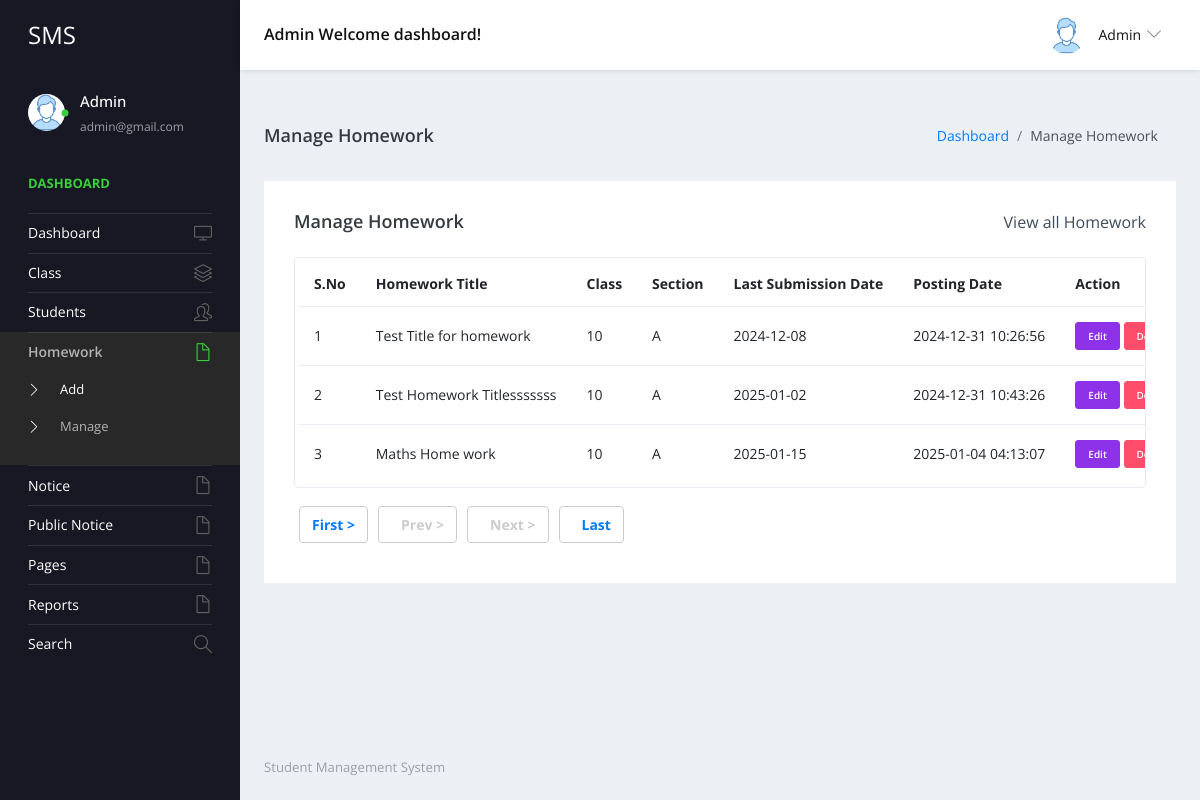
/studentms/admin/manage-homeworks.php (signed in), run on the app's committed database.
### tables this page shows
CREATE TABLE `tblhomework` (
  `id` int(11) NOT NULL,
  `homeworkTitle` mediumtext DEFAULT NULL,
  `classId` int(11) DEFAULT NULL,
  `homeworkDescription` longtext DEFAULT NULL,
  `postingDate` timestamp NULL DEFAULT current_timestamp(),
  `lastDateofSubmission` date DEFAULT NULL
);

CREATE TABLE `tblclass` (
  `ID` int(5) NOT NULL,
  `ClassName` varchar(50) DEFAULT NULL,
  `Section` varchar(20) DEFAULT NULL,
  `CreationDate` timestamp NULL DEFAULT current_timestamp()
);

### studentms/admin/manage-homeworks.php (the view, shortened to what this page needs)
<?php
include('includes/dbconnection.php');
if (strlen($_SESSION['sturecmsaid']==0)) {
  header('location:logout.php');
  } else{
?>
<!DOCTYPE html>
<html lang="en">
  <head>
    <link rel="stylesheet" href="vendors/simple-line-icons/css/simple-line-icons.css">
    <link rel="stylesheet" href="vendors/flag-icon-css/css/flag-icon.min.css">
    <link rel="stylesheet" href="vendors/css/vendor.bundle.base.css">
    <link rel="stylesheet" href="./vendors/daterangepicker/daterangepicker.css">
    <link rel="stylesheet" href="./vendors/chartist/chartist.min.css">
    <link rel="stylesheet" href="./css/style.css">
  </head>
  <body>
    <div class="container-scroller">
     <?php include_once('includes/header.php');?>
      <div class="container-fluid page-body-wrapper">
        <?php include_once('includes/sidebar.php');?>
        <div class="main-panel">
          <div class="content-wrapper">
             <div class="page-header">
              <h3 class="page-title"> Manage Homework </h3>
              <nav aria-label="breadcrumb">
                <ol class="breadcrumb">
                  <li class="breadcrumb-item"><a href="dashboard.php">Dashboard</a></li>
                  <li class="breadcrumb-item active" aria-current="page"> Manage Homework</li>
                </ol>
              </nav>
            </div>
            <div class="row">
              <div class="col-md-12 grid-margin stretch-card">
                <div class="card">
                  <div class="card-body">
                    <div class="d-sm-flex align-items-center mb-4">
                      <h4 class="card-title mb-sm-0">Manage Homework</h4>
                      <a href="#" class="text-dark ml-auto mb-3 mb-sm-0"> View all Homework</a>
                    </div>
                    <div class="table-responsive border rounded p-1">
                      <table class="table">
                        <thead>
                          <tr>
                            <th class="font-weight-bold">S.No</th>
                            <th class="font-weight-bold">Homework Title</th>
                            <th class="font-weight-bold">Class</th>
                            <th class="font-weight-bold">Section</th>
                            <th class="font-weight-bold">Last Submission Date</th>
                            <th class="font-weight-bold">Posting Date</th>
                            <th class="font-weight-bold">Action</th>
                          </tr>
                        </thead>
                        <tbody>
                           <?php
                           if (isset($_GET['pageno'])) {
            $pageno = $_GET['pageno'];
        } else {
            $pageno = 1;
        }
        $no_of_records_per_page =15;
 if (isset($_GET['page_no']) && $_GET['page_no']!="") {
  $page_no = $_GET['page_no'];
  } else {
    $page_no = 1;
        }
  $total_records_per_page = 10;
    $offset = ($page_no-1) * $total_records_per_page;
       $ret = "SELECT ID FROM tblhomework";
$query1 = $dbh -> prepare($ret);
$query1->execute();
$total_rows=$query1->rowCount();
$total_pages = ceil($total_rows / $no_of_records_per_page);
$sql="SELECT tblclass.ID,tblclass.ClassName,tblclass.Section,tblhomework.homeworkTitle,tblhomework.postingDate,tblhomework.lastDateofSubmission,tblhomework.id as hwid from tblhomework join tblclass on tblclass.ID=tblhomework.classId LIMIT $offset, $no_of_records_per_page";
$query = $dbh -> prepare($sql);
$query->execute();
$results=$query->fetchAll(PDO::FETCH_OBJ);
$cnt=1;
if($query->rowCount() > 0)
{
foreach($results as $row)
{               ?>
                          <tr>
                            <td><?php echo htmlentities($cnt);?></td>
                            <td><?php  echo htmlentities($row->homeworkTitle);?></td>
                            <td><?php  echo htmlentities($row->ClassName);?></td>
                            <td><?php  echo htmlentities($row->Section);?></td>
                             <td><?php  echo htmlentities($row->lastDateofSubmission);?></td>
                            <td><?php  echo htmlentities($row->postingDate);?></td>
                            <td>
                              <div><a href="edit-homework.php?hwid=<?php echo htmlentities ($row->hwid);?>" class="btn btn-info btn-xs"  target="blank">Edit</a>
                                               <a href="manage-homeworks.php?delid=<?php echo ($row->hwid);?>" onclick="return confirm('Do you really want to Delete ?');" class="btn btn-danger btn-xs"> Delete</a>
                                             </div>
                            </td>
                          </tr><?php $cnt=$cnt+1;}} else {?>
                            <tr>
                              <th colspan="4" style="color:red;">No Record Found</th>
                            </tr>
                          <?php } ?>
                        </tbody>
                      </table>
                    </div>
                   <div align="left" class="mt-4">
    <ul class="pagination" >
        <li><a href="?pageno=1"><strong>First ></strong></a></li>
        <li class="<?php if($pageno <= 1){ echo 'disabled'; } ?>">
            <a href="<?php if($pageno <= 1){ echo '#'; } else { echo "?pageno=".($pageno - 1); } ?>"><strong style="padding-left: 10px">Prev ></strong></a>
        </li>
        <li class="<?php if($pageno >= $total_pages){ echo 'disabled'; } ?>">
            <a href="<?php if($pageno >= $total_pages){ echo '#'; } else { echo "?pageno=".($pageno + 1); } ?>"><strong style="padding-left: 10px">Next ></strong></a>
        </li>
        <li><a href="?pageno=<?php echo $total_pages; ?>"><strong style="padding-left: 10px">Last</strong></a></li>
    </ul>
</div>
                  </div>
                </div>
              </div>
            </div>
          </div>
         <?php include_once('includes/footer.php');?>
        </div>
      </div>
    </div>
  </body>
</html><?php }  ?>

### studentms/admin/includes/header.php (shortened to what this page needs)
 <nav class="navbar default-layout-navbar col-lg-12 col-12 p-0 fixed-top d-flex flex-row">
        <div class="navbar-brand-wrapper d-flex align-items-center">
          <a class="navbar-brand brand-logo" href="dashboard.php">
            <strong style="color: white;">SMS</strong>
          </a>
        </div><?php
         $aid= $_SESSION['sturecmsaid'];
$sql="SELECT * from tbladmin where ID=:aid";
$query = $dbh -> prepare($sql);
$query->bindParam(':aid',$aid,PDO::PARAM_STR);
$query->execute();
$results=$query->fetchAll(PDO::FETCH_OBJ);
$cnt=1;
if($query->rowCount() > 0)
{
foreach($results as $row)
{               ?>
        <div class="navbar-menu-wrapper d-flex align-items-center flex-grow-1">
          <h5 class="mb-0 font-weight-medium d-none d-lg-flex"><?php  echo htmlentities($row->AdminName);?> Welcome dashboard!</h5>
          <ul class="navbar-nav navbar-nav-right ml-auto">
            <li class="nav-item dropdown d-none d-xl-inline-flex user-dropdown">
              <a class="nav-link dropdown-toggle" id="UserDropdown" href="#" data-toggle="dropdown" aria-expanded="false">
                <img class="img-xs rounded-circle ml-2" src="images/faces/face8.jpg" alt="Profile image"> <span class="font-weight-normal"> <?php  echo htmlentities($row->AdminName);?> </span></a>
                <?php $cnt=$cnt+1;}} ?>
            </li>
          </ul>
        </div>
      </nav>

### studentms/admin/includes/sidebar.php (shortened to what this page needs)
<nav class="sidebar sidebar-offcanvas" id="sidebar">
          <ul class="nav">
            <li class="nav-item nav-profile">
              <a href="#" class="nav-link">
                <div class="profile-image">
                  <img class="img-xs rounded-circle" src="images/faces/face8.jpg" alt="profile image">
                  <div class="dot-indicator bg-success"></div>
                </div>
                <div class="text-wrapper">
                  <?php
         $aid= $_SESSION['sturecmsaid'];
$sql="SELECT * from tbladmin where ID=:aid";
$query = $dbh -> prepare($sql);
$query->bindParam(':aid',$aid,PDO::PARAM_STR);
$query->execute();
$results=$query->fetchAll(PDO::FETCH_OBJ);
$cnt=1;
if($query->rowCount() > 0)
{
foreach($results as $row)
{               ?>
                  <p class="profile-name"><?php  echo htmlentities($row->AdminName);?></p>
                  <p class="designation"><?php  echo htmlentities($row->Email);?></p><?php $cnt=$cnt+1;}} ?>
                </div>
              </a>
            </li>
            <li class="nav-item nav-category">
              <span class="nav-link">Dashboard</span>
            </li>
            <li class="nav-item">
              <a class="nav-link" href="dashboard.php">
                <span class="menu-title">Dashboard</span>
                <i class="icon-screen-desktop menu-icon"></i>
              </a>
            </li>
            <li class="nav-item">
              <a class="nav-link" data-toggle="collapse" href="#ui-basic" aria-expanded="false" aria-controls="ui-basic">
                <span class="menu-title">Class</span>
                <i class="icon-layers menu-icon"></i>
              </a>
            </li>
            <li class="nav-item">
              <a class="nav-link" data-toggle="collapse" href="#ui-basic1" aria-expanded="false" aria-controls="ui-basic1">
                <span class="menu-title">Students</span>
                <i class="icon-people menu-icon"></i>
              </a>
            </li>
 <li class="nav-item">
              <a class="nav-link" data-toggle="collapse" href="#hw" aria-expanded="false" aria-controls="hw">
                <span class="menu-title">Homework</span>
                <i class="icon-doc menu-icon"></i>
              </a>
              <div class="collapse" id="hw">
                <ul class="nav flex-column sub-menu">
                  <li class="nav-item"> <a class="nav-link" href="add-homework.php">Add </a></li>
                  <li class="nav-item"> <a class="nav-link" href="manage-homeworks.php">Manage</a></li>
                </ul>
              </div>
            </li>
            <li class="nav-item">
              <a class="nav-link" data-toggle="collapse" href="#auth" aria-expanded="false" aria-controls="auth">
                <span class="menu-title">Notice</span>
                <i class="icon-doc menu-icon"></i>
              </a>
            </li>
            <li class="nav-item">
              <a class="nav-link" data-toggle="collapse" href="#auth1" aria-expanded="false" aria-controls="auth">
                <span class="menu-title">Public Notice</span>
                <i class="icon-doc menu-icon"></i>
              </a>
              <li class="nav-item">
              <a class="nav-link" data-toggle="collapse" href="#auth2" aria-expanded="false" aria-controls="auth">
                <span class="menu-title">Pages</span>
                <i class="icon-doc menu-icon"></i>
              </a>
            </li>
      <li class="nav-item">
              <a class="nav-link" data-toggle="collapse" href="#auth22" aria-expanded="false" aria-controls="auth2">
                <span class="menu-title">Reports</span>
                <i class="icon-doc menu-icon"></i>
              </a>
            </li>
            <li class="nav-item">
              <a class="nav-link" href="search.php">
                <span class="menu-title">Search</span>
                <i class="icon-magnifier menu-icon"></i>
              </a>
            </li>
            </li>
          </ul>
        </nav>

### data on the page
tblhomework: homeworkTitle "Test Title for homework", classId.ClassName "10", classId.Section "A", lastDateofSubmission "2024-12-08", postingDate "2024-12-31 10:26:56"
tblhomework: homeworkTitle "Test Homework Titlesssssss", classId.ClassName "10", classId.Section "A", lastDateofSubmission "2025-01-02", postingDate "2024-12-31 10:43:26"
tblhomework: homeworkTitle "Maths Home work", classId.ClassName "10", classId.Section "A", lastDateofSubmission "2025-01-15", postingDate "2025-01-04 04:13:07"

### other printed values
$row->AdminName "Admin"
$row->Email "admin@gmail.com"
